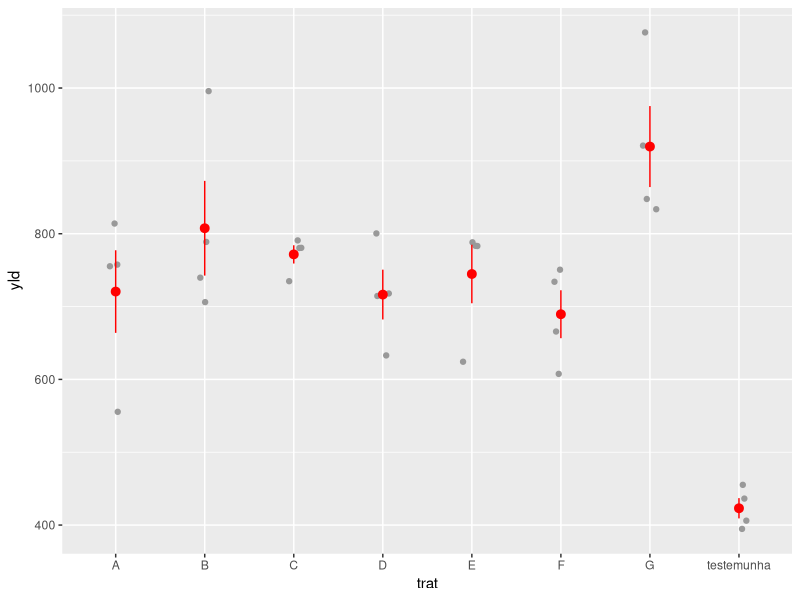
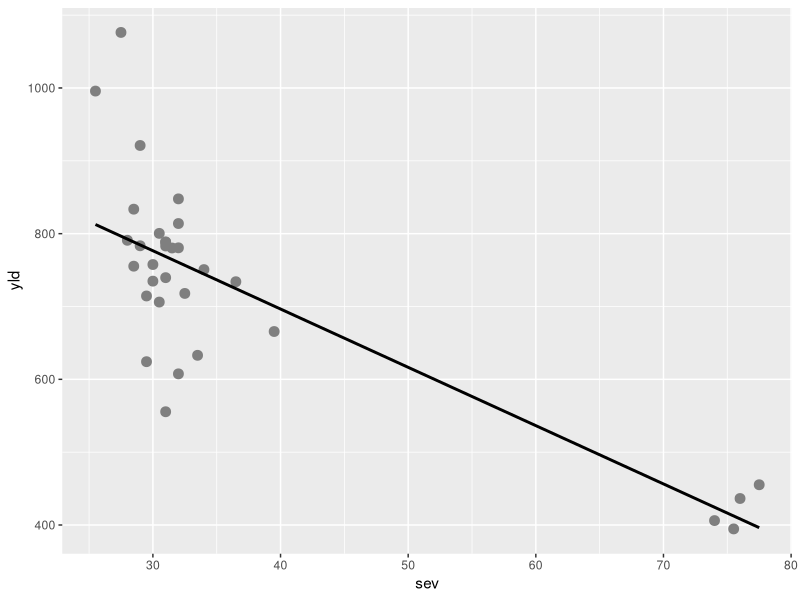
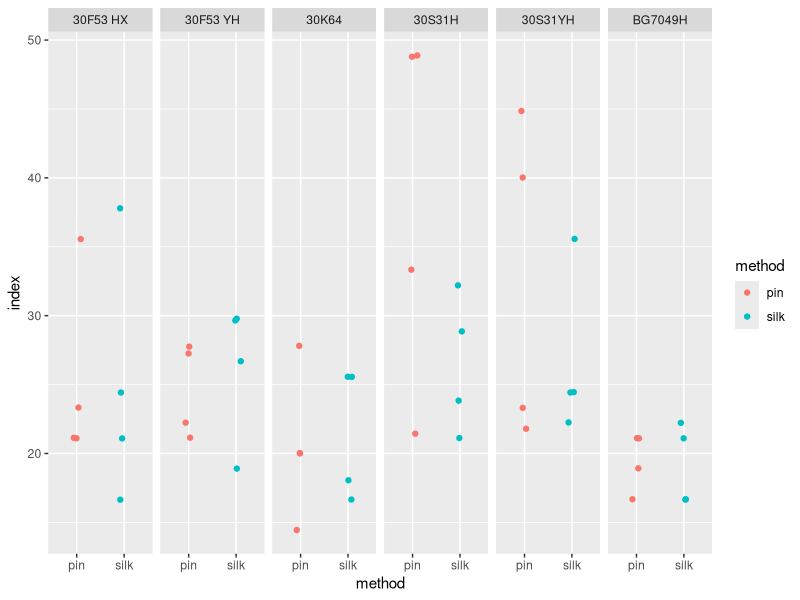
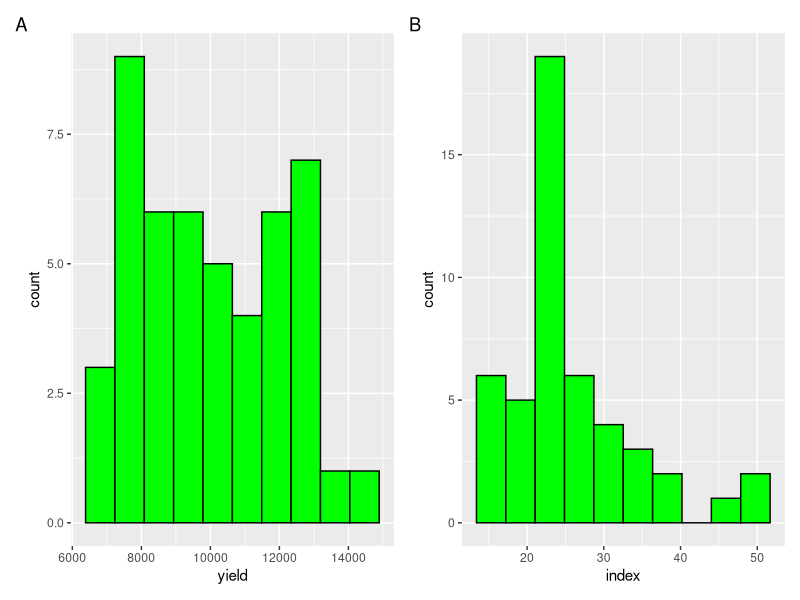
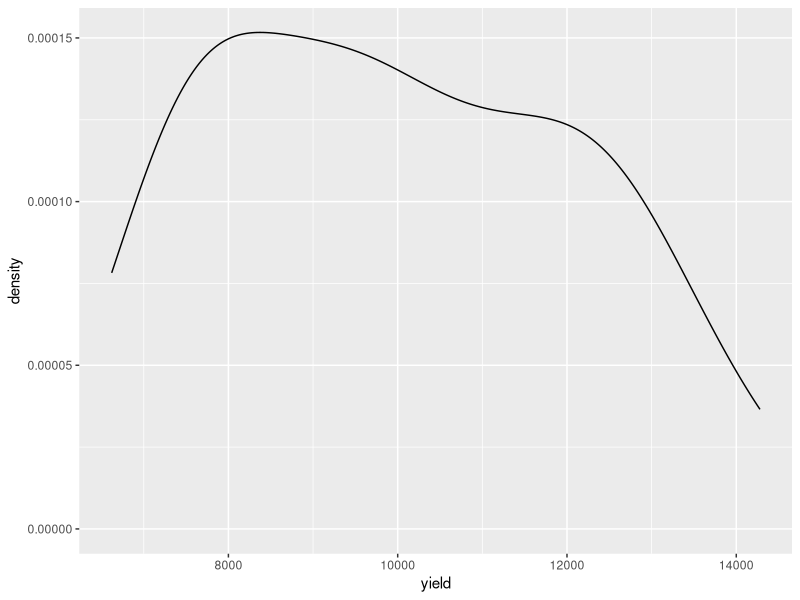
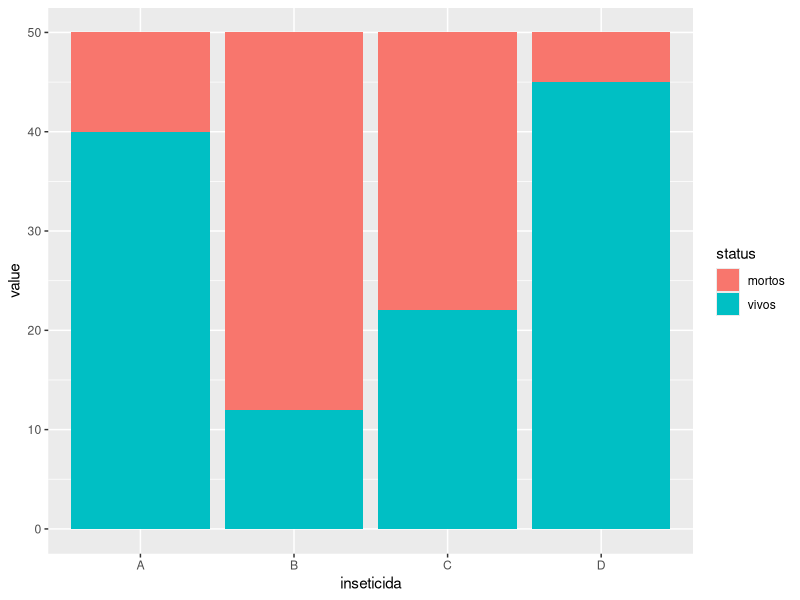
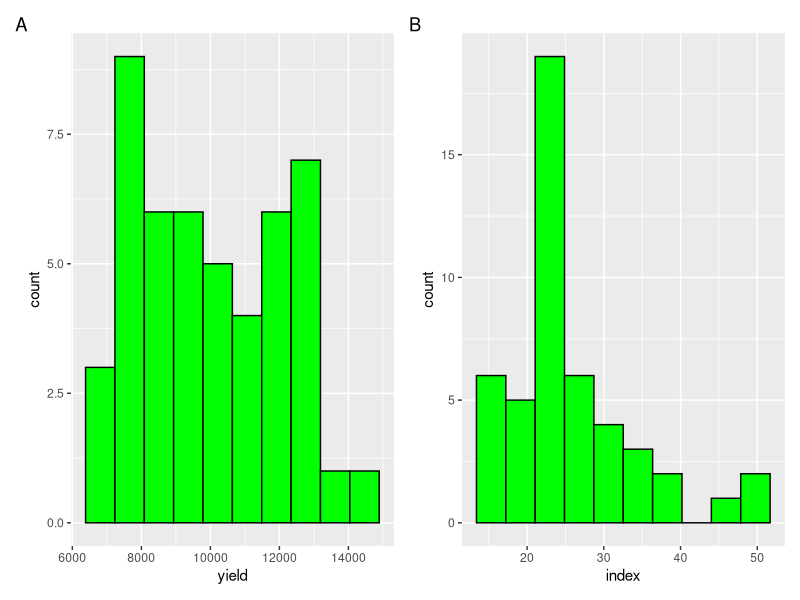

The R source for these figures, in order:
## ---- chunk 1
library(tidyverse)
library(readxl)
fungicida <- read_excel("dados-diversos.xlsx",
            "fungicida_campo")
  

## ---- chunk 2
fungicida |> 
  ggplot(aes(trat, yld))+
  geom_jitter(width = 0.1, 
              color = "gray60")+
  stat_summary(fun.data  = mean_se, 
               color = "red")
## ---- chunk 3
library(ggthemes)
fungicida |> 
  ggplot(aes(sev, yld))+
  geom_point(size = 3, 
             color = "gray50")+
  scale_color_colorblind()+
  geom_smooth(method = "lm",
              se = FALSE,
              color = "black",
              linetype = "solid",
              size = 1)
## ---- chunk 4
milho <- read_excel("dados-diversos.xlsx",
                    "milho")
## ---- chunk 5
milho |> 
  ggplot(aes(method, index,
             color = method))+
  geom_jitter(width = 0.1)+
  facet_grid(~hybrid)
## ---- chunk 6
y <- milho |> 
  ggplot(aes(x = yield))+
  geom_histogram(bins = 10,
                 color = "black", fill = "green")

i <- milho |> 
  ggplot(aes(x = index))+
  geom_histogram(bins = 10,
                 color = "black", fill = "green")

library(patchwork)
(y + i) +
  plot_annotation(tag_levels = "A")
ggsave("figs/histograms.png", bg = "white")

## ---- chunk 7
milho |> 
  ggplot(aes(x = yield))+
  geom_density()
## ---- chunk 8

insect <- read_excel("dados-diversos.xlsx",
                   "mortalidade")
insect |> 
  pivot_longer(2:3, 
               names_to = "status",
               values_to = "value") |> 
  ggplot(aes(inseticida, value, 
             fill = status))+
  geom_col()
  


